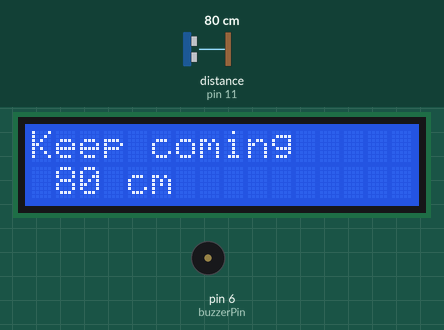
Recording of a sketch running on a simulated Arduino Uno, built with avr-gcc and run on an emulated ATmega328P. Parts: 16×2 character LCD, buzzer (waves = sounding). Wiring (inferred from the names in the program): ultrasonic range finder: trigger pin 10; echo pin 11. Inputs (shaded band) come from the test bench; at power-on: distance to the obstacle (sensor on pin 11) 80 cm. The echo pulse lasts 58.3 µs per cm.

Above: at 2.2 s.
2.3 s: distance to the obstacle (sensor on pin 11) set to 12 cm
At 2.59 s:
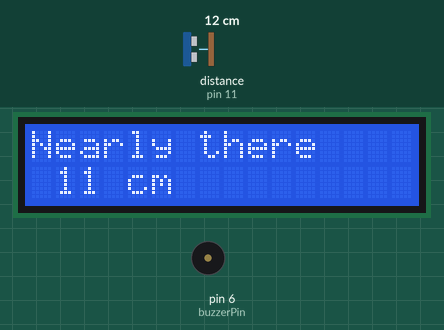
4.1 s: distance to the obstacle (sensor on pin 11) set to 9 cm
At 4.8 s:
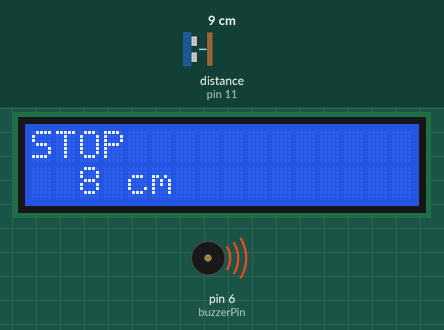
5.6 s: distance to the obstacle (sensor on pin 11) set to 120 cm
At 6.6 s:
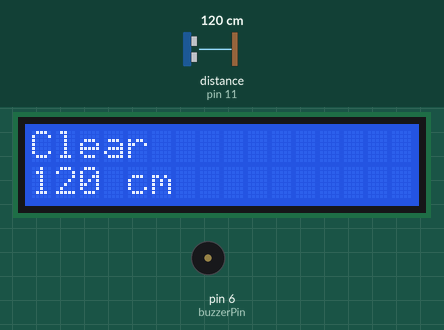
Timing chart, 0 to 8.6 s (numbered marks = the images above; inputs shaded):
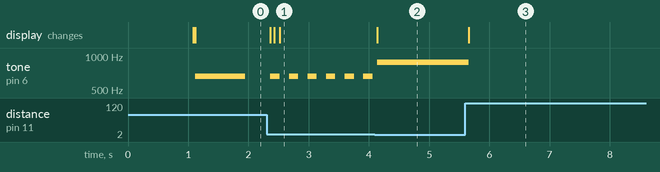

The sketch:

b7_05_bin_worked_i2c.ino
```cpp
// ==================================================================
//   BAND 7, PART 8  -  THE PARKING GUARD (WORKED EXAMPLE)
//   For screens WITH an I2C board on the back. Four wires.
//   If yours has sixteen bare pins, use b7_05_bin_worked_parallel.
//
//   WHAT IT DOES
//     Measures how far away you are and reports it three ways at
//     once: the number on the screen, a word saying what to do,
//     and a beep that gets faster the closer you come.
//
//     Under 10 cm the beep becomes one solid tone. Stop.
//
//   WIRING
//     HC-SR04: VCC 5V, Trig pin 10, Echo pin 11, GND GND.
//     Screen : GND GND, VCC 5V, SDA A4, SCL A5.
//     Buzzer : long leg to pin 6, short leg to the minus rail.
//     One wire from the minus rail to a GND pin.
//
//   THE FOUR IDEAS IN HERE
//     1. The screen is only written when something CHANGED.
//        Nothing flickers, because nothing is redrawn for nothing.
//     2. Short text is padded with spaces to a fixed width, so
//        going from 100 to 99 does not leave an old digit behind.
//     3. The beeping uses millis(), so measuring never stops while
//        a beep is on. Band 5 again, in a new place.
//     4. Every job has a name. loop() is four lines and reads like
//        a description of the device.
//
//   THE ONE RULE ABOUT THE SENSOR
//     A reading of 0 means "no echo came back", not "you are
//     touching it". Treat 0 as out of range, or your guard will
//     scream at an empty room.
// ==================================================================

#include <Wire.h>
#include <LiquidCrystal_I2C.h>

LiquidCrystal_I2C screen(0x27, 16, 2);

int trigPin = 10;
int echoPin = 11;
int buzzerPin = 6;

long lastShown = -1;            // what the screen currently says
unsigned long lastBeep = 0;     // when the last beep started
bool beeping = false;

// --- measuring -----------------------------------------------------
long readDistance() {
  digitalWrite(trigPin, LOW);
  delayMicroseconds(2);
  digitalWrite(trigPin, HIGH);
  delayMicroseconds(10);
  digitalWrite(trigPin, LOW);

  unsigned long microseconds = pulseIn(echoPin, HIGH, 25000);
  if (microseconds == 0) {
    return 999;                 // nothing heard: treat as far away
  }
  return microseconds / 29 / 2;
}

// --- what to call each distance ------------------------------------
// Every one of these is EXACTLY 16 characters long, so writing one
// fills the whole row and cannot leave the last one showing.
const char* wordFor(long cm) {
  if (cm < 10)  return "STOP            ";
  if (cm < 30)  return "Nearly there    ";
  if (cm < 100) return "Keep coming     ";
  return "Clear           ";
}

// How long between beeps. Smaller number, faster beeping.
int gapFor(long cm) {
  if (cm < 10)  return 0;       // 0 means one solid tone
  if (cm < 30)  return 120;
  if (cm < 60)  return 350;
  if (cm < 100) return 800;
  return -1;                    // -1 means silent
}

// --- the screen ----------------------------------------------------
// Only ever writes when the number actually changed, and always
// writes the same number of characters, so nothing is left behind.
void showDistance(long cm) {
  if (cm == lastShown) {
    return;
  }
  lastShown = cm;

  screen.setCursor(0, 0);
  screen.print(wordFor(cm));

  screen.setCursor(0, 1);
  // Always send EXACTLY 16 characters, whatever the number is.
  // The number itself is made 3 wide by putting spaces in front of
  // it, so 7 prints as "  7" and 742 prints as "742". Then " cm"
  // and ten more spaces make 16 every single time.
  if (cm >= 999) {
    screen.print("--- cm          ");     // 16 characters
  } else {
    if (cm < 100) screen.print(" ");
    if (cm < 10)  screen.print(" ");
    screen.print(cm);
    screen.print(" cm          ");        // 3 + 13 = 16
  }
}

// --- the buzzer ----------------------------------------------------
void updateBeep(long cm) {
  int gap = gapFor(cm);

  if (gap < 0) {                       // silent
    noTone(buzzerPin);
    beeping = false;
    return;
  }

  if (gap == 0) {                      // solid tone
    tone(buzzerPin, 880);
    beeping = true;
    return;
  }

  unsigned long now = millis();
  if (now - lastBeep >= (unsigned long)gap) {
    lastBeep = now;
    if (beeping) {
      noTone(buzzerPin);
      beeping = false;
    } else {
      tone(buzzerPin, 660);
      beeping = true;
    }
  }
}

void setup() {
  pinMode(trigPin, OUTPUT);
  pinMode(echoPin, INPUT);
  pinMode(buzzerPin, OUTPUT);

  screen.init();
  screen.backlight();
  screen.setCursor(0, 0);
  screen.print("Parking guard");
  delay(1000);
  screen.clear();                      // once, at the start, is fine
}

void loop() {
  long cm = readDistance();
  showDistance(cm);
  updateBeep(cm);
  delay(50);
}
```

Measured:
- the behaviour switches between 11 and 10 cm on distance to the obstacle (sensor on pin 11) (found by bisection; images 1 and 2)
- after the input at 2.3 s, the display: changes after 0.06 s (image 1)
- after the input at 4.1 s, the display: changes at once (image 2)
- after the input at 5.6 s, tone on pin 6 (buzzerPin): 880 Hz → silent after 0.06 s; the display: changes after 0.06 s (image 3)
- by itself, tone on pin 6 (buzzerPin): alternates 660 Hz for 0.15 s and silent for 0.15 s
